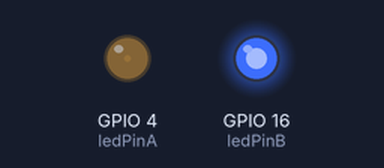
The sketch below on a simulated ESP32. On the bench: output pins drawn as LEDs (lit = HIGH). What the sketch prints to the serial monitor is not drawn.

Above: at 0.05 s.
At 1.25 s:
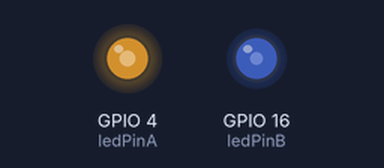
At 1.85 s:
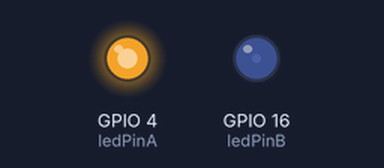
At 3.65 s:
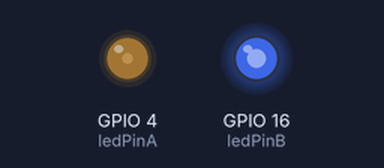
Timing chart, 0 to 5.3 s (numbered marks = the images above):
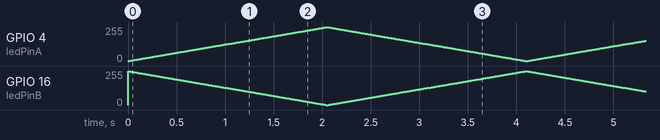

The sketch:

ex06.ino
```cpp
/*
  作业6 (ex06) - 警车双闪灯效 (双通道PWM)
  关联基础：实验3 (PWM呼吸灯)

  功能:
    - 两个LED连接至不同引脚，初始化两个独立PWM通道
    - 两个灯亮度呈"反相"关系:
      灯A占空比 0→255 时，灯B占空比 255→0
    - 实现平滑交替渐变闪烁效果

  硬件连接:
    LED_A → GPIO4
    LED_B → GPIO16 (外接LED)
*/

// 定义LED引脚
const int ledPinA = 4;
const int ledPinB = 16;

// 设置PWM属性
const int freq = 5000;
const int resolution = 8;

void setup() {
  Serial.begin(115200);

  ledcAttach(ledPinA, freq, resolution);
  ledcAttach(ledPinB, freq, resolution);

  // 初始状态: A最亮, B最暗
  ledcWrite(ledPinA, 255);
  ledcWrite(ledPinB, 0);
}

void loop() {
  // 相位1: A逐渐变亮 (0→255), B逐渐变暗 (255→0)
  for (int dutyCycle = 0; dutyCycle <= 255; dutyCycle++) {
    ledcWrite(ledPinA, dutyCycle);
    ledcWrite(ledPinB, 255 - dutyCycle);
    delay(8);
  }

  // 相位2: A逐渐变暗 (255→0), B逐渐变亮 (0→255)
  for (int dutyCycle = 255; dutyCycle >= 0; dutyCycle--) {
    ledcWrite(ledPinA, dutyCycle);
    ledcWrite(ledPinB, 255 - dutyCycle);
    delay(8);
  }

  Serial.println("Double flash cycle completed");
}
```
